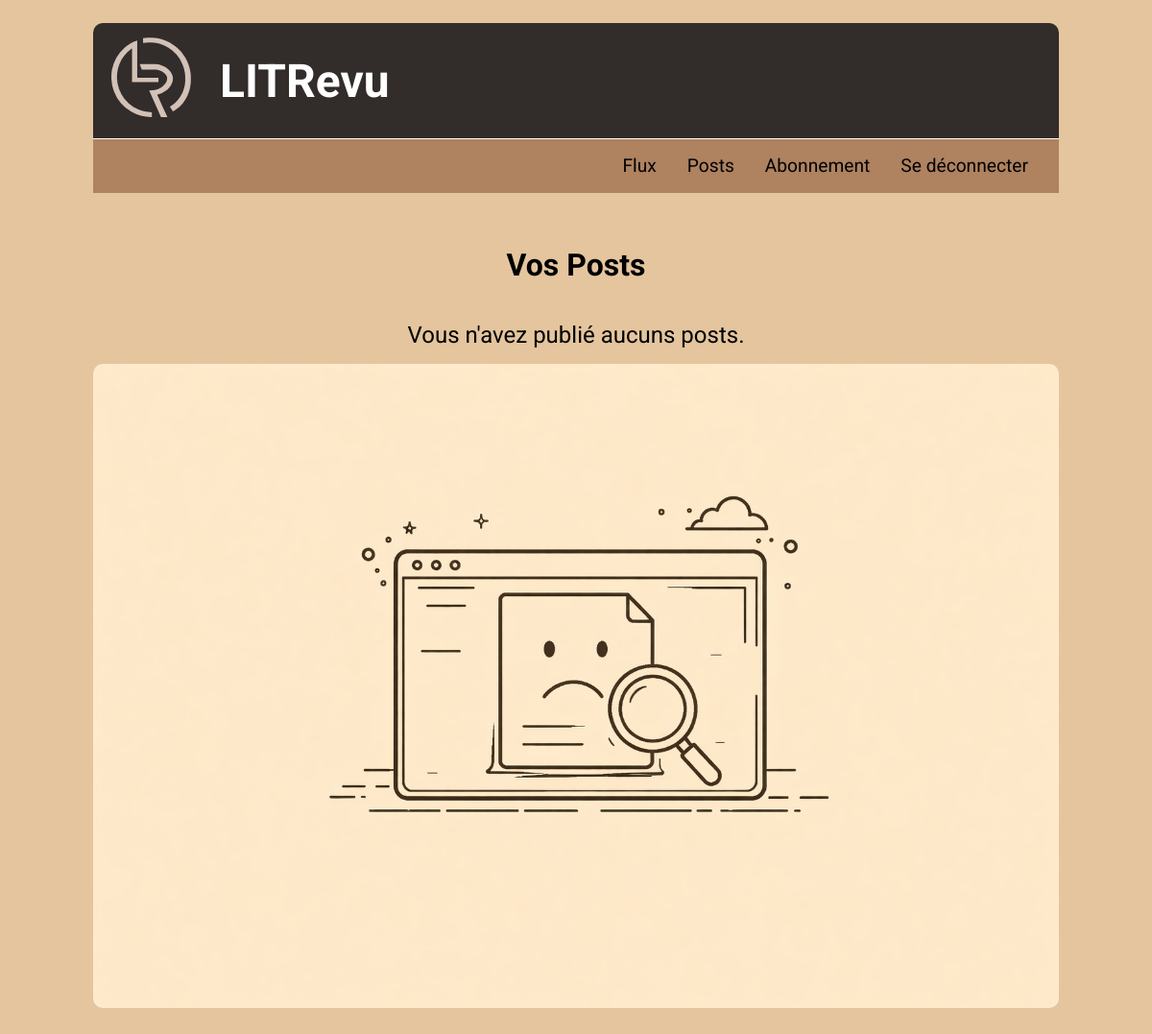
The page /posts/ (signed in) on the database as committed earlier.
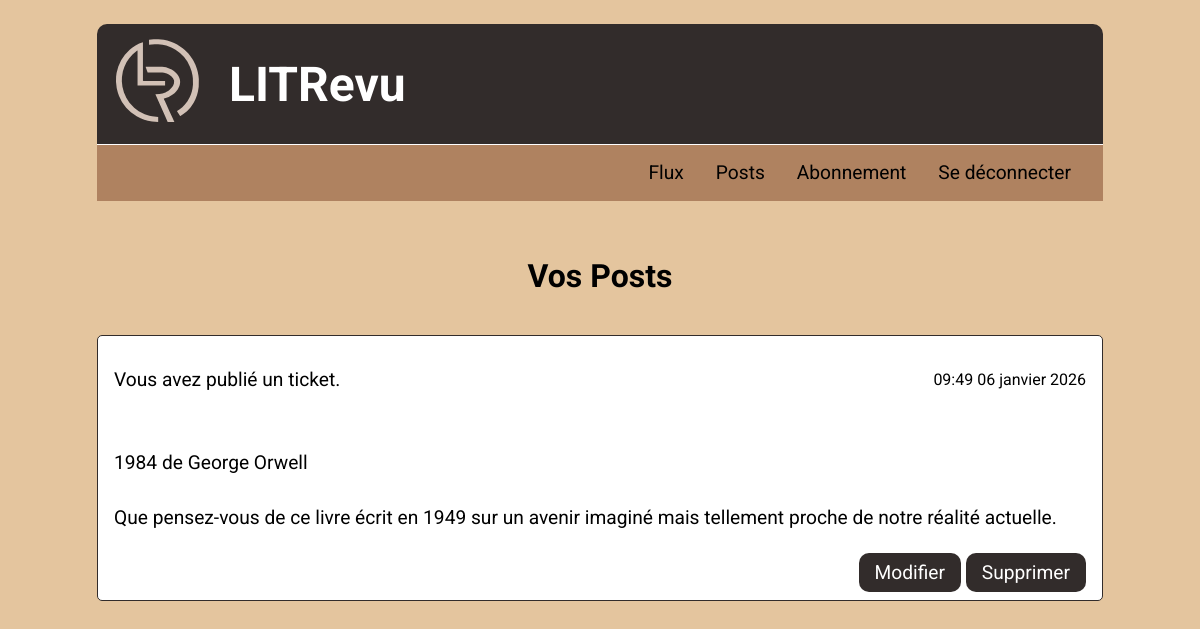
The same page on the database as committed later.
### flux/models.py (models this page shows, shortened)
class Ticket(models.Model):
    ticket = models.CharField(max_length=128)
    description = models.TextField(max_length=2048, blank=True)
    user = models.ForeignKey(to=settings.AUTH_USER_MODEL,
                             on_delete=models.CASCADE)
    image = models.ImageField(null=True, blank=True)
    time_created = models.DateTimeField(auto_now_add=True)
    @property
    def content_type(self):
        return "Ticket"

### flux/views.py (the view)
# urls.py: path('posts/', flux.views.get_posts, name='posts'),
@login_required
def get_posts(request):
    tickets = Ticket.objects.all()
    reviews = Review.objects.all()
    list_tickets: Iterable[Model] = tickets.filter(user=request.user)
    list_reviews: Iterable[Model] = reviews.filter(user=request.user)
    posts = sorted(
        chain(list_tickets, list_reviews),
        key=lambda obj: obj.time_created,
        reverse=True
    )
    return render(request, 'flux/posts.html', context={'posts': posts})

### flux/templates/flux/posts.html
{% extends 'base.html' %}
{% load static %}
{% block content %}
    <main class="main_tickets">
    <h2>Vos Posts</h2>
    <section class="block-articles">
        {% if posts %}
            {% for post in posts %}
                <article>
                    <div class="article_header">
                        <p>
                            {% if post.content_type == 'Ticket' %}
                                Vous avez publié un ticket.
                            {% else %}
                                Vous avez publié une critique.
                            {% endif %}
                        </p>
                        <p class="time_txt">
                            {{ post.time_created|date:"H:i d F Y" }}
                        </p>
                    </div>
                    {% if post.content_type == 'Ticket' %}
                        <p>{{ post.ticket }}</p>
                        <p>{{ post.description }}</p>
                    {% else %}
                        <p>{{ post.headline }}</p>
                        <p>{{ post.body }}</p>
                    {% endif %}
                    <div class="btn-grp-action">
                        {% if post.content_type == 'Ticket' %}
                            <a href="{% url 'ticket_edit' post.id %}"
                               class="update_link">Modifier</a>
                            <a href="{% url 'ticket_delete' post.id %}"
                               class="update_link">Supprimer</a>
                        {% else %}
                            <a href="{% url 'review_edit' post.id %}"
                               class="update_link">Modifier</a>
                            <a href="{% url 'review_delete' post.id %}"
                               class="update_link">Supprimer</a>
                        {% endif %}
                    </div>
                </article>
            {% endfor %}
        {% else %}
            <div class="empty-posts">
                <p>Vous n'avez publié aucuns posts.</p>
                <img src="{% static 'litrevu/images/empty.png' %}" alt="">
            </div>
        {% endif %}
    </section>
    </main>
{% endblock %}

### templates/base.html (shortened to what this page needs)
{% load static %}
<!DOCTYPE html>
<html lang="fr">
    <head>
        <link rel="stylesheet" href="{% static 'litrevu/styles.css' %}" />
    </head>
    <body>
        <header>
            <div class="container-header">
                <div>
                    <img src="{% static 'litrevu/images/logo_litrevu.svg' %}"
                         alt="">
                    <h1>LITRevu</h1>
                </div>
                {% if user.is_authenticated %}
                    <nav>
                        <ul>
                            <li><a href="{% url 'home' %}">Flux</a></li>
                            <li><a href="{% url 'posts' %}">Posts</a></li>
                            <li><a href="#">Abonnement</a></li>
                            <li><a href="{% url 'logout' %}">Se
                                déconnecter</a></li>
                        </ul>
                    </nav>
                {% endif %}
            </div>
        </header>
        {% block content %}
        {% endblock content %}
    </body>
</html>

### static/litrevu/styles.css (style rules this page uses)
:root { --background-color: #E4C59E; --font-primary: #000000; --font-secondary: #FFFFFF; --color-primary: #AF8260; --color-secondary: #803D3B; --color-tertiary: #322C2B; --color-error: #880707; }
* { margin: 0; box-sizing: border-box; font-family: 'Roboto', Arial, sans-serif; }
body { max-width: 456px; padding: 24px; font-size: 1.2rem; background-color: var(--background-color); color: var(--font-primary) }
h1 { font-size: 3rem; margin: 1rem 0 1rem 0; }
h2 { font-size: 2rem; text-align: center; padding-bottom: 1.5rem; }
.signup-link, .signup_cancel_link, .update_link, .cancel-link { text-decoration: none; cursor: pointer; background-color: var(--color-tertiary); padding: 0.5rem 1rem; border-radius: 10px; color: var(--font-secondary); }
.time_txt { padding: 1rem 0; font-size: 1rem; }
@media screen and (min-width: 768px) { body { margin: 0 auto; max-width: 788px; } }
@media screen and (min-width: 768px) { .time_txt { padding:0; } }
@media screen and (min-width: 1024px) { body { max-width: 1054px; margin: 0 auto; } }

Rows that differ between the two databases and show on the page:
added Ticket: shows "Vous avez publié un ticket.", time_created "09:49 06 janvier 2026", ticket "1984 de George Orwell", description "Que pensez-vous de ce livre écrit en 1949 sur un avenir imaginé mais tellement proche de notre réalité actuelle.", shows "Modifier"
Other text that changed with them:
text no longer shown: "Vous n'avez publié aucuns posts."
